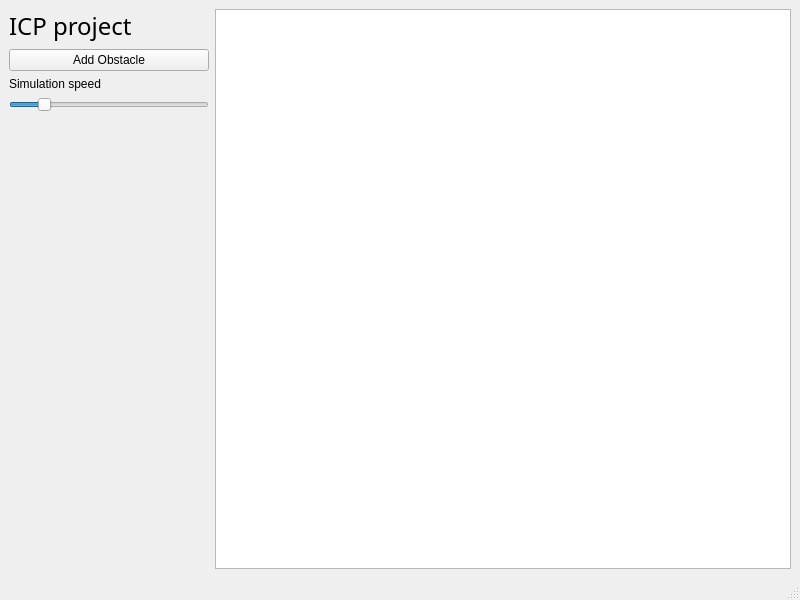
<?xml version="1.0" encoding="UTF-8"?>
<ui version="4.0">
 <class>MainWindow</class>
 <widget class="QMainWindow" name="MainWindow">
  <property name="geometry">
   <rect>
    <x>0</x>
    <y>0</y>
    <width>800</width>
    <height>600</height>
   </rect>
  </property>
  <property name="windowTitle">
   <string>MainWindow</string>
  </property>
  <widget class="QWidget" name="centralwidget">
   <layout class="QGridLayout" name="gridLayout">
    <item row="0" column="0">
     <layout class="QVBoxLayout" name="verticalLayout_2">
      <item>
       <widget class="QLabel" name="label">
        <property name="font">
         <font>
          <family>8BIT WONDER</family>
          <pointsize>18</pointsize>
         </font>
        </property>
        <property name="text">
         <string>ICP project</string>
        </property>
       </widget>
      </item>
      <item>
       <widget class="QPushButton" name="addObstacleButton">
        <property name="text">
         <string>Add Obstacle</string>
        </property>
       </widget>
      </item>
      <item>
       <widget class="QLabel" name="label_2">
        <property name="text">
         <string>Simulation speed</string>
        </property>
       </widget>
      </item>
      <item>
       <widget class="QSlider" name="horizontalSlider">
        <property name="maximumSize">
         <size>
          <width>200</width>
          <height>16777215</height>
         </size>
        </property>
        <property name="maximum">
         <number>40</number>
        </property>
        <property name="value">
         <number>6</number>
        </property>
        <property name="orientation">
         <enum>Qt::Horizontal</enum>
        </property>
       </widget>
      </item>
      <item>
       <widget class="ExpandableButtonWidget" name="expWidget" native="true">
        <property name="sizePolicy">
         <sizepolicy hsizetype="Preferred" vsizetype="Preferred">
          <horstretch>0</horstretch>
          <verstretch>0</verstretch>
         </sizepolicy>
        </property>
       </widget>
      </item>
      <item>
       <spacer name="verticalSpacer">
        <property name="orientation">
         <enum>Qt::Vertical</enum>
        </property>
        <property name="sizeHint" stdset="0">
         <size>
          <width>20</width>
          <height>40</height>
         </size>
        </property>
       </spacer>
      </item>
     </layout>
    </item>
    <item row="0" column="2">
     <widget class="QGraphicsView" name="graphicsView"/>
    </item>
   </layout>
  </widget>
  <widget class="QMenuBar" name="menubar">
   <property name="geometry">
    <rect>
     <x>0</x>
     <y>0</y>
     <width>800</width>
     <height>24</height>
    </rect>
   </property>
  </widget>
  <widget class="QStatusBar" name="statusbar"/>
 </widget>
 <customwidgets>
  <customwidget>
   <class>ExpandableButtonWidget</class>
   <extends>QWidget</extends>
   <header>expbuttonwidget.hpp</header>
   <container>1</container>
  </customwidget>
 </customwidgets>
 <resources/>
 <connections/>
</ui>
